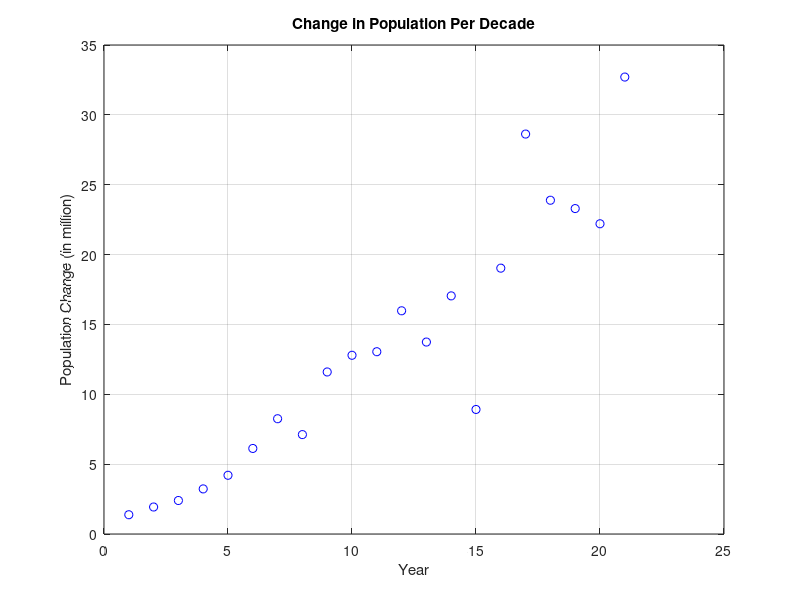

MATLAB code for this plot:
C = 400;

Population = [3.929, 5.308, 7.24, 9.638, 12.866, 17.069, 23.192, 31.443, 38.558, 50.156, 62.948, 75.995, 91.972, 105.711, 122.755, 131.669, 150.697, 179.323, 203.212, 226.505, 248.71, 281.416];
time = 0:1:(length(Population)-1);

% Calculate population changes per 10 years
PopChange = diff(Population);

% Display results
disp('Change in Population (per decade):');
disp(PopChange);

% Plot the change over time
plot(time(2:end), PopChange, 'ob');
xlabel('Year');
ylabel('Population Change (in million)');
title('Change in Population Per Decade');
grid on;
